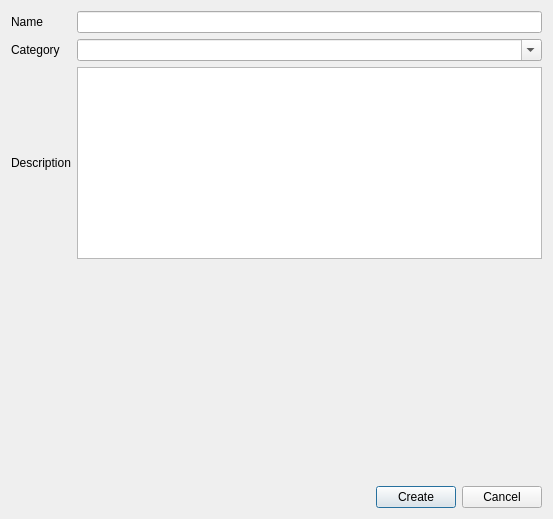
<?xml version="1.0" encoding="UTF-8"?>
<ui version="4.0">
 <class>NewTemplateDialog</class>
 <widget class="QDialog" name="NewTemplateDialog">
  <property name="geometry">
   <rect>
    <x>0</x>
    <y>0</y>
    <width>553</width>
    <height>519</height>
   </rect>
  </property>
  <property name="windowTitle">
   <string>Create Template From Project</string>
  </property>
  <layout class="QVBoxLayout" name="verticalLayout">
   <item>
    <widget class="QWidget" name="widget_2" native="true">
     <layout class="QGridLayout" name="gridLayout">
      <property name="leftMargin">
       <number>0</number>
      </property>
      <property name="topMargin">
       <number>0</number>
      </property>
      <property name="rightMargin">
       <number>0</number>
      </property>
      <property name="bottomMargin">
       <number>0</number>
      </property>
      <item row="2" column="0">
       <widget class="QLabel" name="label_3">
        <property name="text">
         <string>Description</string>
        </property>
       </widget>
      </item>
      <item row="1" column="0">
       <widget class="QLabel" name="label_2">
        <property name="text">
         <string>Category</string>
        </property>
       </widget>
      </item>
      <item row="0" column="0">
       <widget class="QLabel" name="label">
        <property name="text">
         <string>Name</string>
        </property>
       </widget>
      </item>
      <item row="0" column="1">
       <widget class="QLineEdit" name="txtName"/>
      </item>
      <item row="1" column="1">
       <widget class="QComboBox" name="cbCategory">
        <property name="editable">
         <bool>true</bool>
        </property>
       </widget>
      </item>
      <item row="2" column="1">
       <widget class="QPlainTextEdit" name="txtDescription"/>
      </item>
     </layout>
    </widget>
   </item>
   <item>
    <spacer name="verticalSpacer">
     <property name="orientation">
      <enum>Qt::Vertical</enum>
     </property>
     <property name="sizeHint" stdset="0">
      <size>
       <width>20</width>
       <height>40</height>
      </size>
     </property>
    </spacer>
   </item>
   <item>
    <widget class="QWidget" name="widget" native="true">
     <layout class="QHBoxLayout" name="horizontalLayout">
      <property name="leftMargin">
       <number>0</number>
      </property>
      <property name="topMargin">
       <number>0</number>
      </property>
      <property name="rightMargin">
       <number>0</number>
      </property>
      <property name="bottomMargin">
       <number>0</number>
      </property>
      <item>
       <spacer name="horizontalSpacer">
        <property name="orientation">
         <enum>Qt::Horizontal</enum>
        </property>
        <property name="sizeHint" stdset="0">
         <size>
          <width>332</width>
          <height>20</height>
         </size>
        </property>
       </spacer>
      </item>
      <item>
       <widget class="QPushButton" name="btnCreate">
        <property name="text">
         <string>Create</string>
        </property>
       </widget>
      </item>
      <item>
       <widget class="QPushButton" name="btnCancel">
        <property name="text">
         <string>Cancel</string>
        </property>
       </widget>
      </item>
     </layout>
    </widget>
   </item>
  </layout>
 </widget>
 <resources/>
 <connections/>
</ui>
